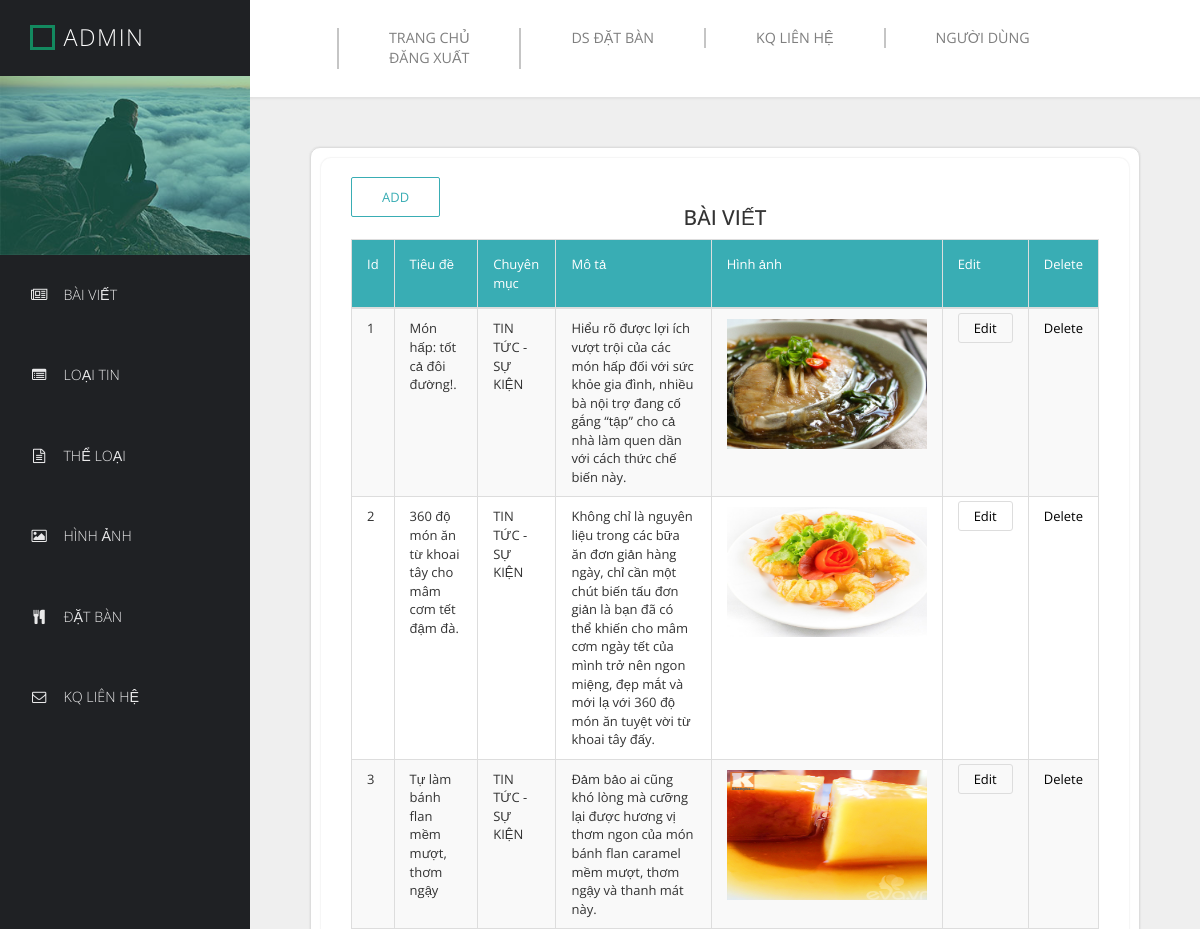
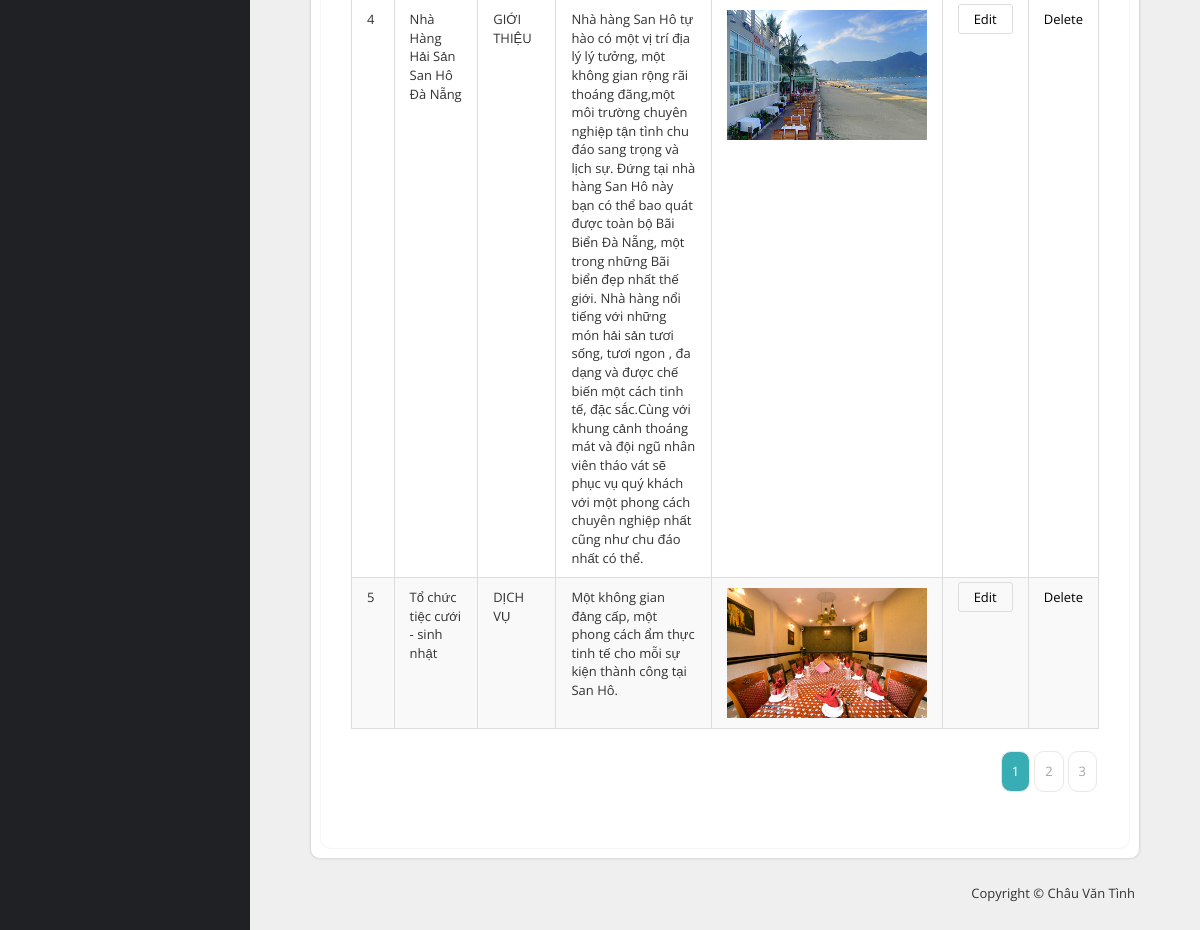
The page /admin/index.php?ac=tintuc (signed in) on the database its author committed (2 pictures, top to bottom).
### tables this page shows
CREATE TABLE `baiviet` (
  `idbaiviet` int(11) NOT NULL,
  `tenbaiviet` varchar(100) NOT NULL,
  `tieude` varchar(100) NOT NULL,
  `tomtat` varchar(1000) NOT NULL,
  `noidung` varchar(2000) NOT NULL,
  `vitri` int(1) NOT NULL,
  `idloaitin` int(11) NOT NULL,
  `trangthai` int(1) NOT NULL,
  `anhminhhoa` varchar(100) NOT NULL
);

CREATE TABLE `loaitin` (
  `idloaitin` int(11) NOT NULL,
  `tenloaitin` varchar(50) NOT NULL,
  `tenkodau` varchar(50) NOT NULL,
  `thutu` int(2) NOT NULL,
  `vitri` int(1) NOT NULL,
  `trangthai` int(1) NOT NULL,
  `chuthich` varchar(50) NOT NULL
);

### admin/modules/tintuc.php (the view, shortened to what this page needs)
<?php
	$sql = "SELECT count(idbaiviet) AS tongsodong FROM baiviet";
	$baiviet=mysql_query($sql);
	$arTSD = mysql_fetch_array($baiviet);
	$tongsodong = $arTSD['tongsodong'];
	$num=5;
	$sotrang = ceil($tongsodong/$num);
	$current_page = ($page>0) ? $page : 1;
	$offset = ($current_page - 1) * $num;
?>
<div class="templatemo-flex-row flex-content-row">
	<div class="col-1">
		<div class="panel panel-default templatemo-content-widget white-bg no-padding templatemo-overflow-hidden">
			<div class="templatemo-content-widget white-bg col-2">
				<a href="index.php?ac=tintuc_add" title="Add" class="templatemo-white-button">Add</a>
				<h2 class="text-uppercase" style="text-align: center; padding-bottom: 10px;">Bài viết</h2>
				<table class="table table-striped table-bordered templatemo-user-table">
					<thead>
						<tr>
							<td>Id</td>
							<td>Tiêu đề</td>
							<td>Chuyên mục</td>
							<td>Mô tả</td>
							<td>Hình ảnh</td>
							<td>Edit</td>
							<td>Delete</td>
						</tr>
					</thead>
					<tbody>
						<?php
							$sql="select * from baiviet limit $offset, $num";
							$baiviet=mysql_query($sql);
						?>
						<?php
						  while ($dong=mysql_fetch_array($baiviet))
						  {
						?>
						<tr>
							<td><?php echo $dong['idbaiviet']; ?></td>
							<td><?php echo $dong['tenbaiviet']; ?></td>
							<?php
								$sql="select * from loaitin where idloaitin='$dong[idloaitin]'";
								$loaitin=mysql_query($sql);
								$dongloaitin=mysql_fetch_array($loaitin);
							?>
							<td><?php echo $dongloaitin['tenloaitin']; ?></td>
							<td><?php echo $dong['tomtat']; ?></td>
							<td><img src="../<?php echo $dong['anhminhhoa']; ?>" alt="<?php echo $tenbaiviet ?>" width="200px" height="130px" /></td>
							<td><a href="index.php?ac=tintuc_edit&id=<?php echo $dong['idbaiviet'];?>" class="templatemo-edit-btn">Edit</a></td>
							<td><a href="modules/baiviet/xuly.php?id=<?php echo $dong['idbaiviet'];?>" class="templatemo-link">Delete</a></td>
						</tr>
						  <?php
						  }
						?>
					</tbody>
				</table>
				<div class="pagination-wrap" style="margin-right:0px;">
				<ul class="pagination">
				<?php
					for ($i = 1; $i <= $sotrang; $i++){
						if ($i != $current_page) {
							?>
								<li><a href="?ac=tintuc&page=<?php echo $i?>"><?php echo $i?></a></li>
							<?php
						} else {
							?>
								<li class="active"><a><?php echo $i?> <span class="sr-only">(current)</span></a></li>
							<?php
						}
					}
				?>
				</ul>
			</div>
			</div>
		</div>
	</div>
</div>

### admin/index.php (shortened to what this page needs)
<!DOCTYPE html>
<html lang="en">
  <head>
    <link href="css/font-awesome.min.css" rel="stylesheet">
    <link href="css/bootstrap.min.css" rel="stylesheet">
    <link href="css/templatemo-style.css" rel="stylesheet">
  </head>
  <body>
		<div class="templatemo-flex-row">
			<?php include("modules/templatemo-sidebar.php");?>
			<div class="templatemo-content col-1 light-gray-bg">
				<?php include("modules/menu.php");?>
				<div class="templatemo-content-container">
					<?php include("modules/content.php");?>
					<?php include("modules/footer.php");?>
				</div>
			</div>
        </div>
  </body>
</html>

### admin/modules/templatemo-sidebar.php (shortened to what this page needs)
<div class="templatemo-sidebar">
	<header class="templatemo-site-header">
	  <div class="square"></div>
	  <h1>Admin</h1>
	</header>
	<div class="profile-photo-container">
	  <img src="images/profile-photo.jpg" alt="Profile Photo" class="img-responsive">
	  <div class="profile-photo-overlay"></div>
	</div>
	<nav class="templatemo-left-nav">
	  <ul>
		<li><a href="index.php?ac=tintuc"><i class="fa fa-newspaper-o fa-fw"></i>Bài viết</a></li>
		<li><a href="index.php?ac=loaitin"><i class="fa fa fa-list-alt fa-fw"></i>Loại tin</a></li>
		<li><a href="index.php?ac=theloai"><i class="fa fa-file-text-o fa-fw"></i>Thể Loại</a></li>
		<li><a href="index.php?ac=images"><i class="fa fa fa-image fa-fw"></i>Hình ảnh</a></li>
		<li><a href="index.php?ac=datban"><i class="fa fa fa-cutlery fa-fw"></i>Đặt bàn</a></li>
		<li><a href="index.php?ac=lienhe"><i class="fa fa fa-envelope-o fa-fw"></i>KQ Liên hệ</a></li>
	  </ul>
	</nav>
</div>

### admin/modules/menu.php
<div class="templatemo-top-nav-container">
  <div class="row">
	<nav class="templatemo-top-nav col-lg-12 col-md-12">
	  <ul class="text-uppercase">
		<li><a href="index.php">Trang chủ</a></li>
		<li><a href="index.php?ac=datban">DS Đặt bàn</a></li>
		<li><a href="index.php?ac=lienhe">KQ Liên hệ</a></li>
		<li><a href="index.php?ac=nguoidung">Người dùng</a></li>
		<li><a href="loginout.php">Đăng xuất</a></li>
	  </ul>
	</nav>
  </div>
</div>

### admin/modules/content.php (shortened to what this page needs)
<div class="content">
	<?php
			$action = isset($_GET['ac']) ? $_GET['ac'] : "home";
			$page = isset($_GET['page']) ? $_GET['page']+0 : 0;
			if(file_exists("./modules/" . $action . ".php")){
				include("modules/" . $action . ".php");
			}
			else {
				include("modules/display.php");
			}
	?>
</div>

### admin/modules/footer.php
<footer class="text-right">
<p>Copyright &copy; Châu Văn Tình</p>
</footer>

### admin/css/templatemo-style.css (style rules this page uses)
* { font-family: 'Open Sans', sans-serif; }
body { font-size: 13px; }
body, .templatemo-left-nav { background: #1f2124; }
h1, h2, h3 { margin: 0; }
h2 { font-size: 1.6em; }
ul { list-style-type: none; margin: 0; padding: 0; }
nav li { font-size: 1.1em; list-style: none; text-transform: uppercase; }
.white-bg { background-color: white; }
.light-gray-bg { background-color: #efefef; }
footer { padding: 15px; }
.templatemo-sidebar { width: 250px; }
.square { width: 25px; height: 25px; border: 3px solid #13895F; display: inline-block; vertical-align: middle; }
.templatemo-site-header { margin: 25px 30px; }
.templatemo-site-header h1 { color: white; display: inline-block; font-size: 1.8em; font-weight: 300; letter-spacing: 1.5px; margin: 0 5px; text-transform: uppercase; vertical-align: middle; }
.profile-photo-container { position: relative; }
.profile-photo-overlay { background-color: rgba(4, 152, 114, 0.35); position: absolute; top: 0; left: 0; width: 100%; height: 100%; transition: all 0.3s ease; }
.templatemo-left-nav li { font-weight: 300; }
.templatemo-left-nav a { color: #e9e9ea; display: block; padding: 30px; transition: all 0.3s ease; }
.templatemo-left-nav .fa { margin-right: 15px; }
.templatemo-top-nav-container { background-color: white; padding: 28px 87px; box-shadow: 0px 0px 2px 2px rgba(161, 159, 159, 0.18); }
.templatemo-top-nav li { float: left; list-style: none; }
.templatemo-top-nav a { color: #7f7f7f; display: block; padding: 0 50px; border-left: 2px solid #c5c5c5; }
.templatemo-top-nav li:last-child a { border-right: 2px solid #c5c5c5; }
.templatemo-content { margin-top: 0px; min-height: 600px; padding: 0; overflow-x: hidden; }
.templatemo-content-container { padding: 40px 50px; }
.templatemo-flex-row { display: -webkit-flex; display: -ms-flexbox; display: flex; }
.col-1 { -webkit-flex: 1; -ms-flex: 1; flex: 1; }
.col-2 { -webkit-flex: 2; -ms-flex: 2; flex: 2; }
.templatemo-content-widget { border-radius: 10px; padding: 30px; position: relative; margin: 10px; box-shadow: 0px 0px 1px 1px rgba(161, 159, 159, 0.1); }
.templatemo-content-widget.no-padding { padding: 0; }
.panel { border-radius: 10px; }
.pagination-wrap { margin-right: 10px; text-align: right; }
.pagination>li>a { border-color: #E9E8E8; color: #a6a6a6; margin: 2px; padding: 10px; }
.pagination>li>a, .pagination>li:first-child>a, .pagination>li:last-child>a { border-radius: 10px; }
.pagination>.active>a, .pagination>.active>a:focus, .pagination>.active>a:hover { background-color: #39ADB4; border-color: #E9E8E8; }
.table { margin-bottom: 0; }
.table>tbody>tr>td { padding: 10px 15px; }
.table>thead>tr>td { padding: 15px; }
.templatemo-blue-button, .templatemo-white-button { border-radius: 2px; padding: 10px 30px; text-transform: uppercase; transition: all 0.3s ease; }
.templatemo-white-button { background-color: white; border: 1px solid #39ADB4; color: #39ADB4; }
.templatemo-edit-btn { border: 1px solid #ddd; border-radius: 3px; color: black; padding: 5px 15px; transition: all 0.3s ease; }
.templatemo-link { color: black; }
.templatemo-overflow-hidden { overflow: hidden; }
.templatemo-user-table thead { background-color: #39ADB4; color: white; }
@media only screen and (min-width: 768px) { .templatemo-left-nav { display: block !important; } }

### rows shown on the page
baiviet: idbaiviet "1", tenbaiviet "Món hấp: tốt cả đôi đường!.", idloaitin.tenloaitin "TIN TỨC - SỰ KIỆN", tomtat "Hiểu rõ được lợi ích vượt trội của các món hấp đối với sức khỏe gia đình, nhiều bà nội trợ đang cố gắng “tập” cho cả nhà làm quen dần với cách thức chế biến này.", anhminhhoa (picture)
baiviet: idbaiviet "2", tenbaiviet "360 độ món ăn từ khoai tây cho mâm cơm tết đậm đà.", idloaitin.tenloaitin "TIN TỨC - SỰ KIỆN", tomtat "Không chỉ là nguyên liệu trong các bữa ăn đơn giản hàng ngày, chỉ cần một chút biến tấu đơn giản là bạn đã có thể khiến cho mâm cơm ngày tết của mình trở nên ngon miệng, đẹp mắt và mới lạ với 360 độ món ăn tuyệt vời từ khoai tây đấy.", anhminhhoa (picture)
baiviet: idbaiviet "3", tenbaiviet "Tự làm bánh flan mềm mượt, thơm ngậy", idloaitin.tenloaitin "TIN TỨC - SỰ KIỆN", tomtat "Đảm bảo ai cũng khó lòng mà cưỡng lại được hương vị thơm ngon của món bánh flan caramel mềm mượt, thơm ngậy và thanh mát này.", anhminhhoa (picture)
baiviet: idbaiviet "4", tenbaiviet "Nhà Hàng Hải Sản San Hô Đà Nẵng", idloaitin.tenloaitin "GIỚI THIỆU", tomtat "Nhà hàng San Hô tự hào có một vị trí địa lý lý tưởng, một không gian rộng rãi thoáng đãng,một môi trường chuyên nghiệp tận tình chu đáo sang trọng và lịch sự. Đứng tại nhà hàng San Hô này bạn có thể bao quát được toàn bộ Bãi Biển Đà Nẵng, một trong những Bãi biển đẹp nhất thế giới. Nhà hàng nổi tiếng với những món hải sản tươi sống, tươi ngon , đa dạng và được chế biến một cách tinh tế, đặc sắc.Cùng với khung cảnh thoáng mát và đội ngũ nhân viên tháo vát sẽ phục vụ quý khách với một phong cách chuyên nghiệp nhất cũng như chu đáo nhất có thể.", anhminhhoa (picture)
baiviet: idbaiviet "5", tenbaiviet "Tổ chức tiệc cưới - sinh nhật", idloaitin.tenloaitin "DỊCH VỤ", tomtat "Một không gian đảng cấp, một phong cách ẩm thực tinh tế cho mỗi sự kiện thành công tại San Hô.", anhminhhoa (picture)
